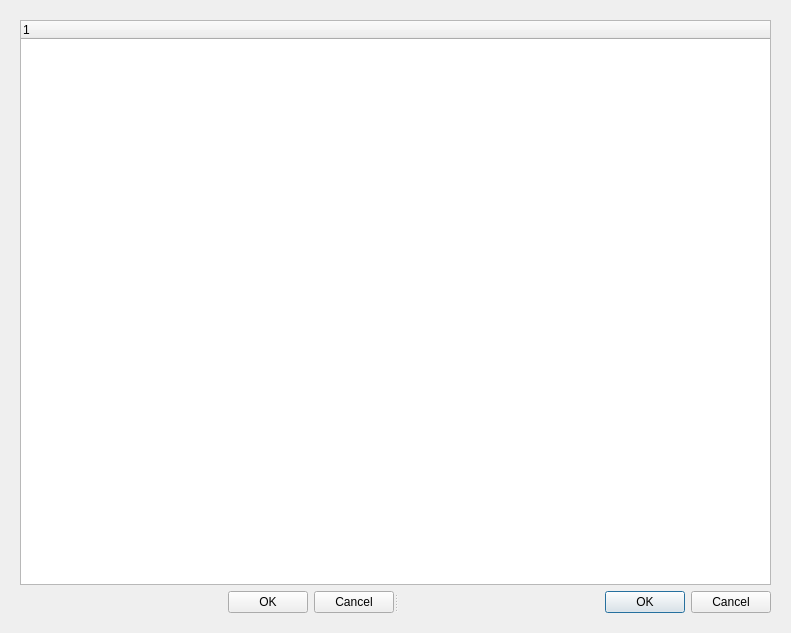
<?xml version="1.0" encoding="UTF-8"?>
<ui version="4.0">
 <class>Dialog</class>
 <widget class="QDialog" name="Dialog">
  <property name="geometry">
   <rect>
    <x>0</x>
    <y>0</y>
    <width>791</width>
    <height>633</height>
   </rect>
  </property>
  <property name="windowTitle">
   <string>Dialog</string>
  </property>
  <layout class="QVBoxLayout" name="verticalLayout">
   <item>
    <widget class="QWidget" name="widget" native="true">
     <layout class="QVBoxLayout" name="verticalLayout_2">
      <item>
       <widget class="QTreeWidget" name="treeWidget">
        <column>
         <property name="text">
          <string notr="true">1</string>
         </property>
        </column>
       </widget>
      </item>
      <item>
       <widget class="QSplitter" name="first_splitter">
        <property name="orientation">
         <enum>Qt::Horizontal</enum>
        </property>
        <widget class="QDialogButtonBox" name="first_buttonBox_2">
         <property name="standardButtons">
          <set>QDialogButtonBox::Cancel|QDialogButtonBox::Ok</set>
         </property>
        </widget>
        <widget class="QDialogButtonBox" name="first_buttonBox">
         <property name="standardButtons">
          <set>QDialogButtonBox::Cancel|QDialogButtonBox::Ok</set>
         </property>
        </widget>
       </widget>
      </item>
     </layout>
    </widget>
   </item>
  </layout>
 </widget>
 <resources/>
 <connections/>
</ui>
